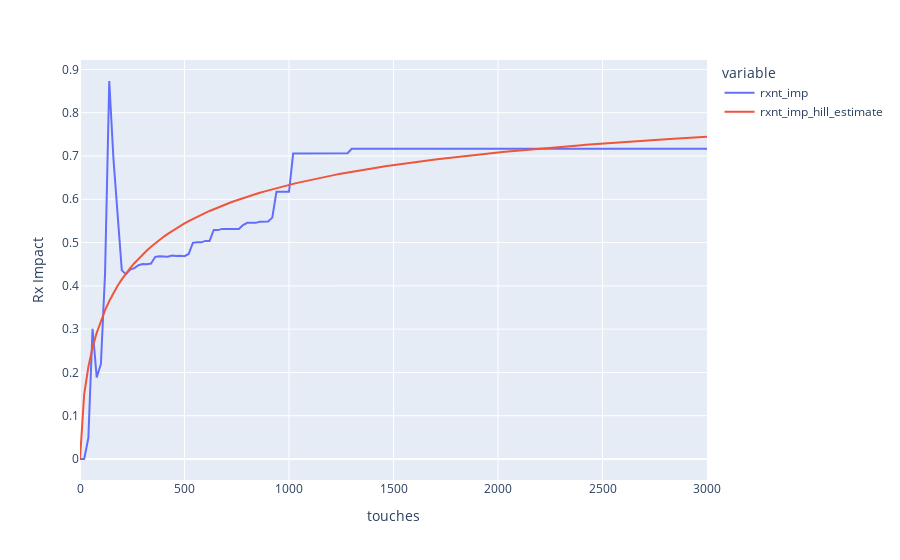

Write notebook code for a chart like this one.
### Code cell
response_curves.plot(channel3['resp_df'], 'touches', ['rxnt_imp', 'rxnt_imp_hill_estimate'])

### Figure 1 — Plotly figure (JSON) as saved in the notebook; plotly's stock layout.template omitted (floating-point values rounded to 4 significant figures; data arrays with more than 128 entries replaced by an {"elided": "..."} marker saying what was removed)
{"data": [{"hovertemplate": "variable=rxnt_imp<br>touches=%{x}<br>value=%{y}<extra></extra>", "legendgroup": "rxnt_imp", "line": {"color": "#636efa", "dash": "solid"}, "marker": {"symbol": "circle"}, "mode": "lines", "name": "rxnt_imp", "orientation": "v", "showlegend": true, "type": "scatter", "x": {"elided": "151 int values"}, "xaxis": "x", "y": {"elided": "151 float values"}, "yaxis": "y"}, {"hovertemplate": "variable=rxnt_imp_hill_estimate<br>touches=%{x}<br>value=%{y}<extra></extra>", "legendgroup": "rxnt_imp_hill_estimate", "line": {"color": "#EF553B", "dash": "solid"}, "marker": {"symbol": "circle"}, "mode": "lines", "name": "rxnt_imp_hill_estimate", "orientation": "v", "showlegend": true, "type": "scatter", "x": {"elided": "151 int values"}, "xaxis": "x", "y": {"elided": "151 float values"}, "yaxis": "y"}], "layout": {"legend": {"title": {"text": "variable"}, "tracegroupgap": 0}, "margin": {"t": 60}, "xaxis": {"anchor": "y", "domain": [0, 1], "title": {"text": "touches"}}, "yaxis": {"anchor": "x", "domain": [0, 1], "title": {"text": "Rx Impact"}}}}
